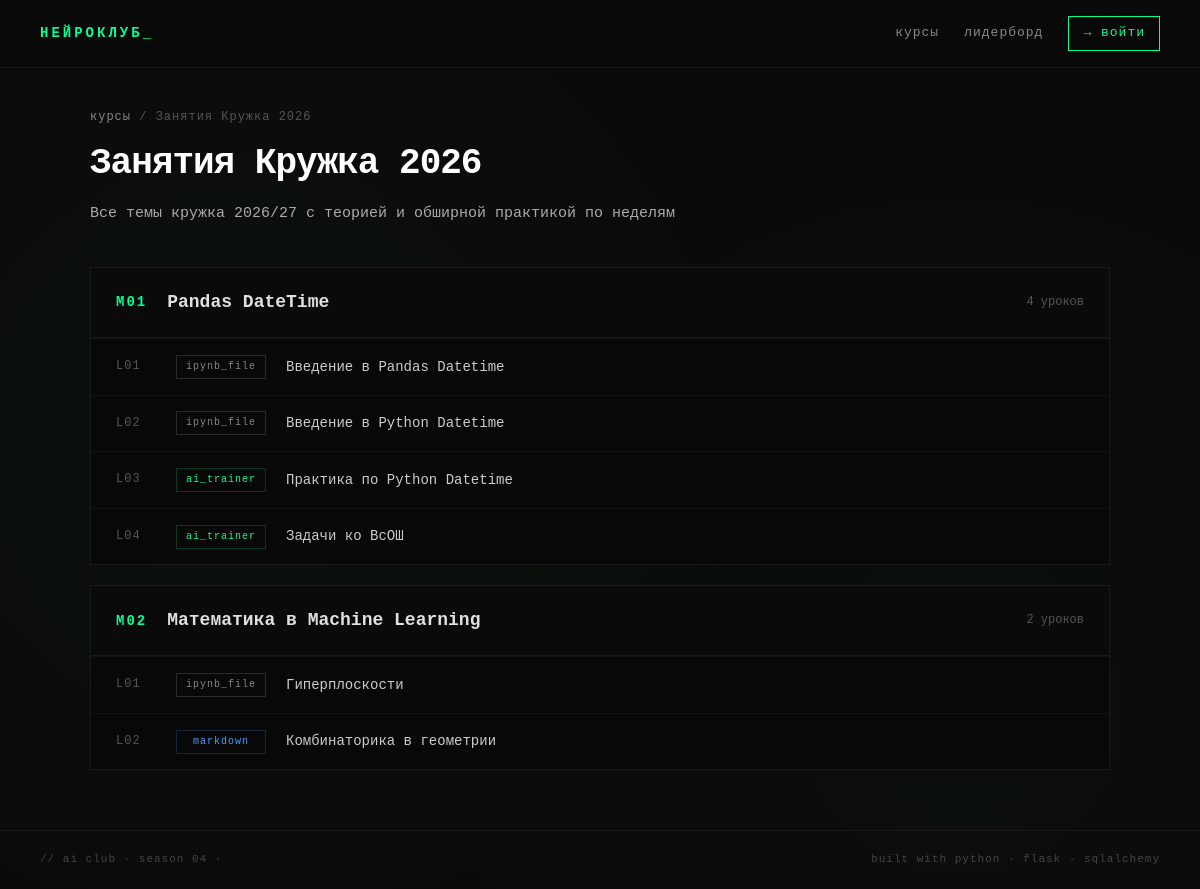
The page /course/1 on the database its author committed.
### models.py (models this page shows)
class Course(Base):
    __tablename__ = "courses"
    id = Column(Integer, primary_key=True)
    title = Column(String(200), nullable=False)
    description = Column(Text)
    author_id = Column(Integer, ForeignKey("users.id"))
    created_at = Column(DateTime, default=datetime.utcnow)
    author = relationship("User", back_populates="courses")
    modules = relationship("Module", back_populates="course", cascade="all, delete-orphan")

class Lesson(Base):
    __tablename__ = "lessons"
    id = Column(Integer, primary_key=True)
    module_id = Column(Integer, ForeignKey("modules.id"), nullable=False)
    title = Column(String(200), nullable=False)
    type = Column(String(20), nullable=False)  # 'markdown' | 'jupyter' | 'ai_trainer'
    content = Column(Text)  # markdown текст / JSON с настройками
    order = Column(Integer, default=0)
    module = relationship("Module", back_populates="lessons")

class Module(Base):
    __tablename__ = "modules"
    id = Column(Integer, primary_key=True)
    course_id = Column(Integer, ForeignKey("courses.id"), nullable=False)
    title = Column(String(200), nullable=False)
    order = Column(Integer, default=0)
    course = relationship("Course", back_populates="modules")
    lessons = relationship("Lesson", back_populates="module", cascade="all, delete-orphan")

### app.py (the view)
@app.route("/course/<int:course_id>")
def course(course_id):
    db = SessionLocal()
    c = db.query(Course).options(
        joinedload(Course.modules).joinedload(Module.lessons)
    ).filter(Course.id == course_id).first()
    if not c:
        db.close()
        abort(404)
    course_data = {
        "id": c.id,
        "title": c.title,
        "description": c.description,
        "modules": [{
            "id": m.id,
            "title": m.title,
            "order": m.order,
            "lessons": [{
                "id": l.id,
                "title": l.title,
                "type": l.type,
                "order": l.order
            } for l in m.lessons]
        } for m in c.modules]
    }
    db.close()
    return render_template("course.html", user=current_user(), course=course_data)

### app.py (called while the page is built)
def current_user():
    if "user_id" not in session:
        return None
    db = SessionLocal()
    u = db.query(User).filter(User.id == session["user_id"]).first()
    db.close()
    return u

### templates/course.html (shortened to what this page needs)
{% extends "base.html" %}
{% block content %}
<div class="page-header">
    <div class="crumb"><a href="/courses">курсы</a> / {{ course.title }}</div>
    <h1>{{ course.title }}</h1>
    <p class="desc">{{ course.description or '' }}</p>
</div>
<div class="modules">
    {% for m in course.modules | sort(attribute='order') %}
    <section class="module">
        <div class="module-head">
            <span class="module-num">M{{ '%02d'|format(m.order) }}</span>
            <h2>{{ m.title }}</h2>
            <span class="module-count">{{ m.lessons | length }} уроков</span>
        </div>
        <ul class="lesson-list">
            {% for l in m.lessons | sort(attribute='order') %}
            <li>
                <a href="/lesson/{{ l.id }}" class="lesson-row">
                    <span class="lesson-num">L{{ '%02d'|format(l.order) }}</span>
                    <span class="lesson-type type-{{ l.type }}">{{ l.type }}</span>
                    <span class="lesson-title">{{ l.title }}</span>
                </a>
            </li>
            {% endfor %}
        </ul>
    </section>
    {% else %}
    <div class="empty">В курсе пока нет модулей.</div>
    {% endfor %}
</div>
{% endblock %}

### static/style.css (style rules this page uses)
* { box-sizing: border-box; margin: 0; padding: 0; }
body { background: #0a0a0a; background-image: radial-gradient(circle at 20% 50%, rgba(0, 255, 150, 0.03) 0%, transparent 50%), radial-gradient(circle at 80% 80%, rgba(0, 255, 150, 0.02) 0%, transparent 50%); background-attachment: fixed; color: #e0e0e0; font-family: 'JetBrains Mono', 'Fira Code', 'Courier New', monospace; min-height: 100vh; line-height: 1.6; display: flex; flex-direction: column; align-items: stretch; justify-content: flex-start; padding: 0; }
h1 { font-size: 42px; font-weight: 700; line-height: 1.2; margin-bottom: 25px; color: #fff; letter-spacing: -1px; }
.desc { color: #aaa; line-height: 1.8; margin-bottom: 40px; max-width: 700px; font-size: 15px; }
.page-header { margin-bottom: 40px; }
.crumb { font-size: 12px; color: #555; letter-spacing: 1px; margin-bottom: 15px; }
.crumb a { color: #888; text-decoration: none; }
.page-header h1 { font-size: 36px; margin-bottom: 15px; }
.module { border: 1px solid #1a1a1a; margin-bottom: 20px; background: #080808; }
.module-head { display: flex; align-items: center; gap: 20px; padding: 20px 25px; border-bottom: 1px solid #1a1a1a; background: #0a0a0a; }
.module-num { color: #00ff96; font-weight: bold; letter-spacing: 2px; font-size: 14px; }
.module-head h2 { font-size: 18px; flex: 1; }
.module-count { font-size: 12px; color: #555; }
.lesson-list { list-style: none; }
.lesson-list li { border-top: 1px solid #121212; }
.lesson-row { display: flex; align-items: center; gap: 20px; padding: 15px 25px; text-decoration: none; color: #ccc; transition: all 0.2s; }
.lesson-num { color: #555; font-size: 12px; letter-spacing: 1px; min-width: 40px; }
.lesson-type { font-size: 10px; padding: 3px 8px; letter-spacing: 1px; border: 1px solid #2a2a2a; color: #888; min-width: 90px; text-align: center; }
.type-markdown { color: #4a9eff; border-color: #4a9eff33; }
.type-ai_trainer { color: #00ff96; border-color: #00ff9633; }
.lesson-title { flex: 1; font-size: 14px; }

### rows shown on the page
Course: title "Занятия Кружка 2026", description "Все темы кружка 2026/27 с теорией и обширной практикой по неделям"
Lesson: order "01", title "Pandas DateTime", lessons|length "4", type "ipynb_file", title "Введение в Pandas Datetime"
Lesson: order "02", type "ipynb_file", title "Введение в Python Datetime"
Lesson: order "03", type "ai_trainer", title "Практика по Python Datetime"
Lesson: order "04", type "ai_trainer", title "Задачи ко ВсОШ"
Lesson: order "02", title "Математика в Machine Learning", lessons|length "2", order "01", type "ipynb_file", title "Гиперплоскости"
Lesson: order "02", type "markdown", title "Комбинаторика в геометрии"
